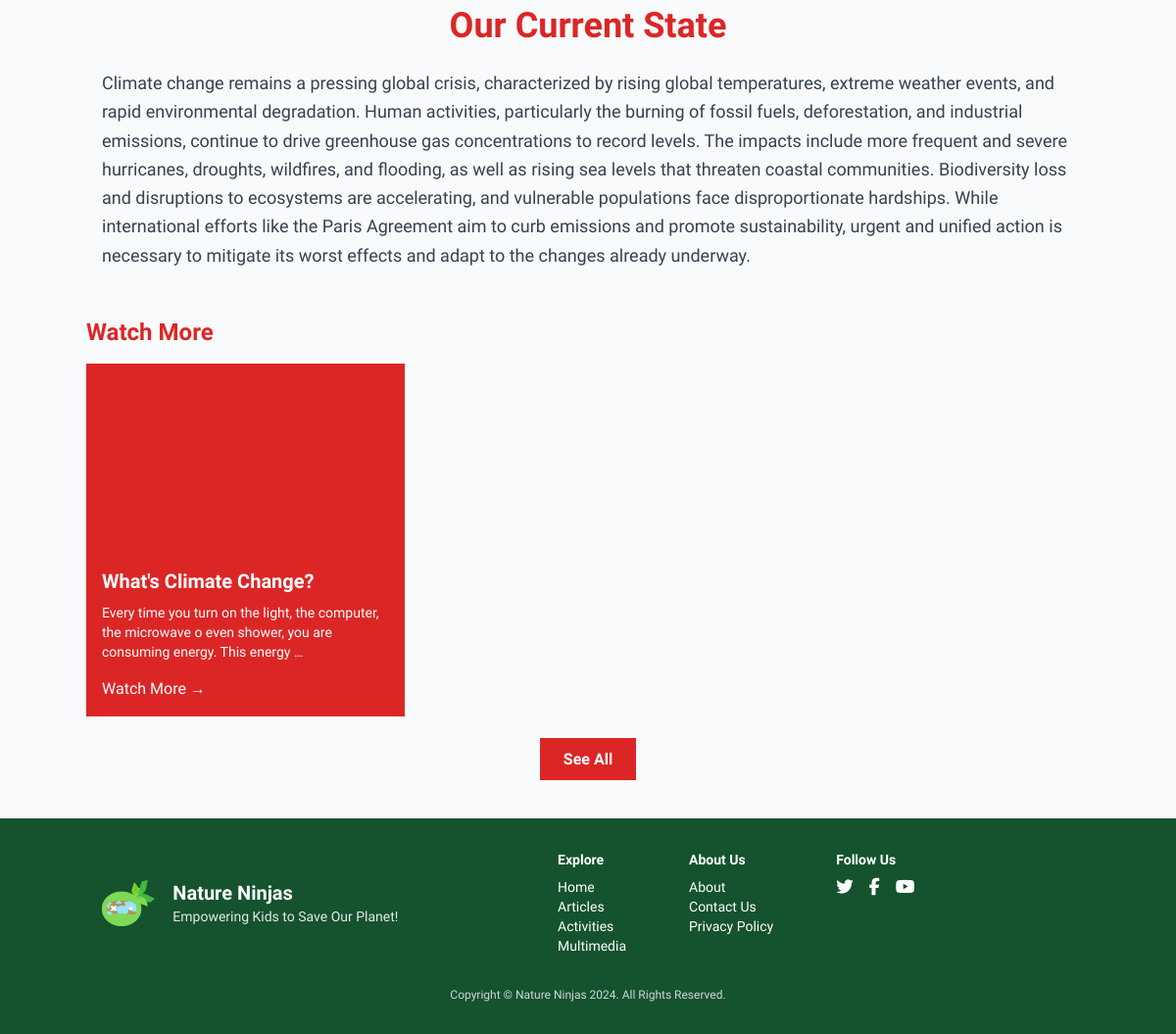
/multimedia/4/ (lower part), run on an earlier commit of the app's database.
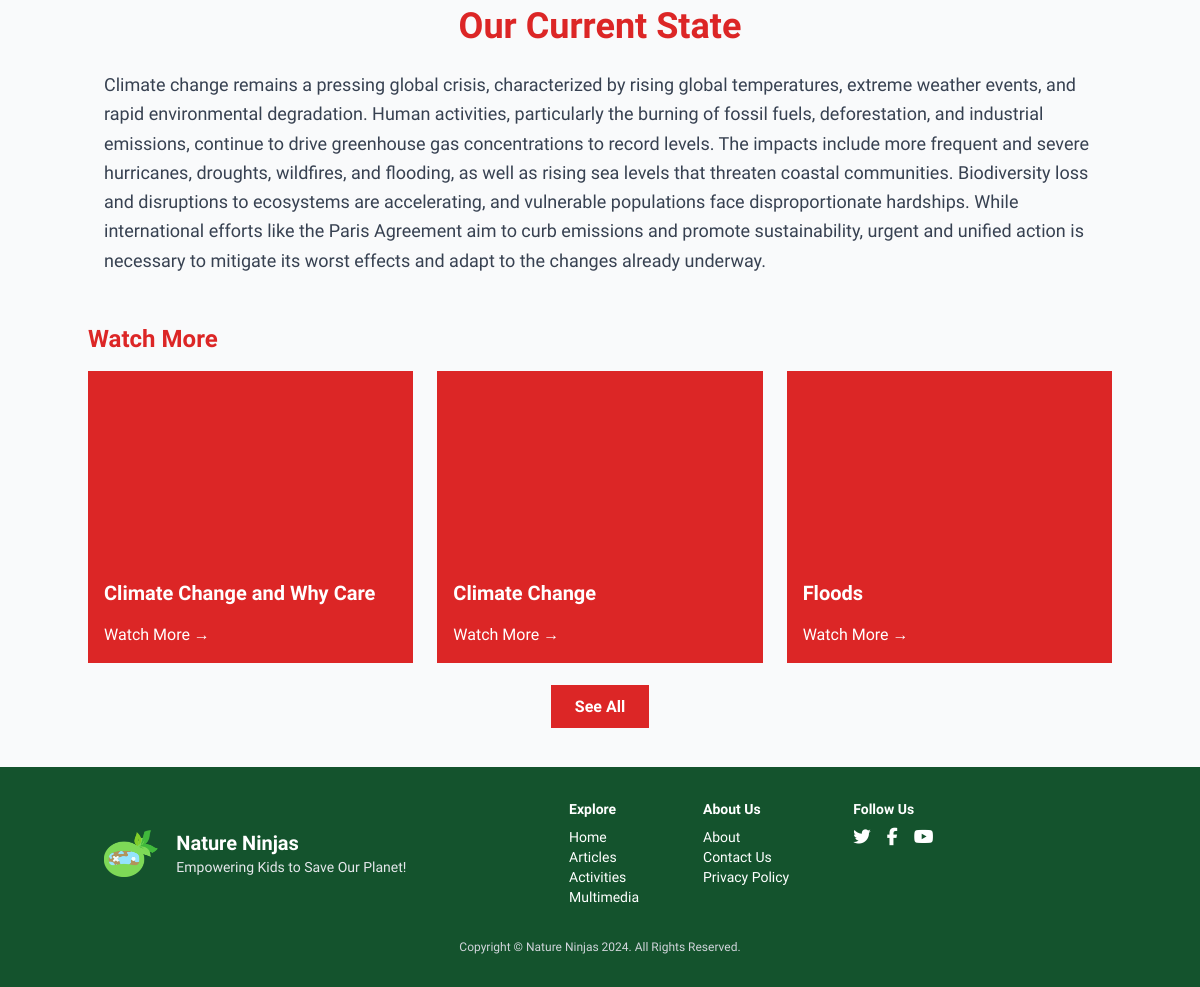
And on a later commit of the database.
### core/models.py (models this page shows, shortened)
class Multimedia(models.Model):
    title = models.CharField(max_length=200)  # Title of the multimedia content
    description = models.TextField(blank=True)  # Description of the multimedia content
    file = models.FileField(upload_to="multimedia/")  # File upload (e.g., video, audio, or infographic)
    created_at = models.DateTimeField(auto_now_add=True)  # Timestamp

### core/views.py (the view)
# urls.py: path('multimedia/<int:id>/', views.multimedia_detail, name='multimedia_detail'),
def multimedia_detail(request, id):
    media = get_object_or_404(Multimedia, id=id)
    related_multimedia = Multimedia.objects.exclude(id=media.id).order_by('-created_at')[:3]
    return render(request, 'multimedia/detail.html', {
        'multimedia': media,
        'related_multimedia': related_multimedia
    })

### core/templates/multimedia/detail.html (shortened to what this page needs)
{% extends 'base.html' %}
{% block content %}
    <div class="container mx-auto py-12 max-w-screen-lg">
        <h1 class="text-4xl font-bold text-red-600 text-center mb-6">{{ multimedia.title }}</h1>
        <div class="text-gray-700 text-lg leading-relaxed px-4">
            <p class="mb-4">{{ multimedia.description }}</p>
        </div>
        <div class="related-multimedia mt-12">
            <h2 class="text-2xl font-bold text-red-600 mb-4">Watch More</h2>
            <div class="grid grid-cols-1 md:grid-cols-3 gap-6">
                {% for media in related_multimedia %}
                    <div class="bg-red-600 overflow-hidden hover:scale-105 transition-transform">
                        <video class="w-full h-48 object-cover">
                            <source src="{{ media.file.url }}" type="video/mp4">
                        </video>
                        <div class="p-4 text-white">
                            <h3 class="text-xl font-semibold mb-2">{{ media.title }}</h3>
                            <p class="text-sm mb-4">{{ media.description|truncatewords:20 }}</p>
                            <a href="{% url 'multimedia_detail' media.id %}"
                               class="font-medium hover:underline">Watch More →</a>
                        </div>
                    </div>
                {% endfor %}
            </div>
        </div>
        <div class="text-center mt-8">
            <a href="{% url 'multimedia' %}"
               class="px-6 py-3 bg-red-600 text-white font-bold hover:bg-red-800">See All</a>
        </div>
    </div>
{% endblock %}

What changed in the data, as far as the page shows it:
no longer on this page (row unchanged): Multimedia: title "What's Climate Change?", description "Every time you turn on the light, the computer, the microwave o even shower, you are consuming energy. This energy …"
added Multimedia: title "Climate Change and Why Care"
added Multimedia: title "Climate Change"
added Multimedia: title "Floods"
